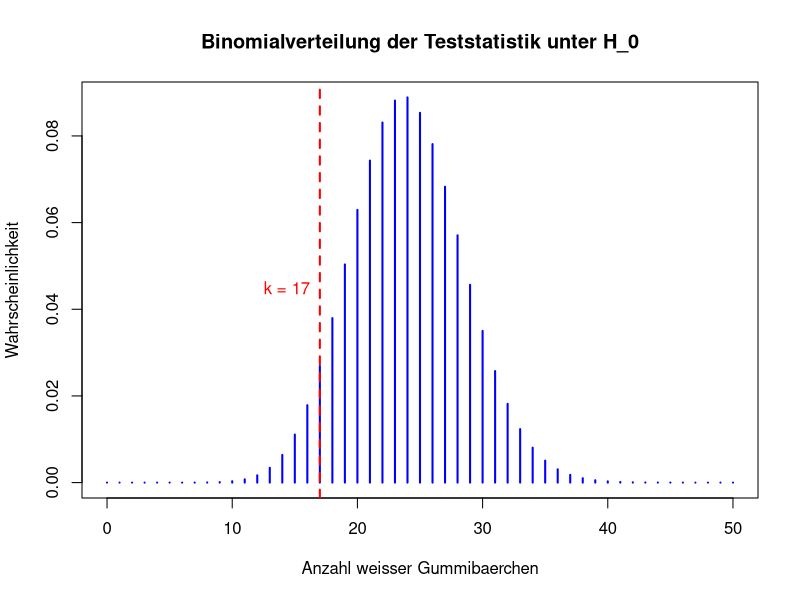

The R script that drew this image:
n <- 144
p <- 1/6

probabilities <- dbinom(0:50,n,p)

plot(0:50, probabilities, type = "h", lwd = 2, col = "blue",
     xlab = "Anzahl weisser Gummibaerchen", ylab = "Wahrscheinlichkeit",
     main = "Binomialverteilung der Teststatistik unter H_0")

# Signifikanzniveau
alpha <- 0.05

critical_value <- qbinom(alpha,n,p)

abline(v = critical_value, col = "red", lwd = 2, lty = 2)
text(critical_value, max(probabilities) * 0.5, labels = paste("k =", critical_value), pos = 2, col = "red")

pbinom(17,144,1/6)